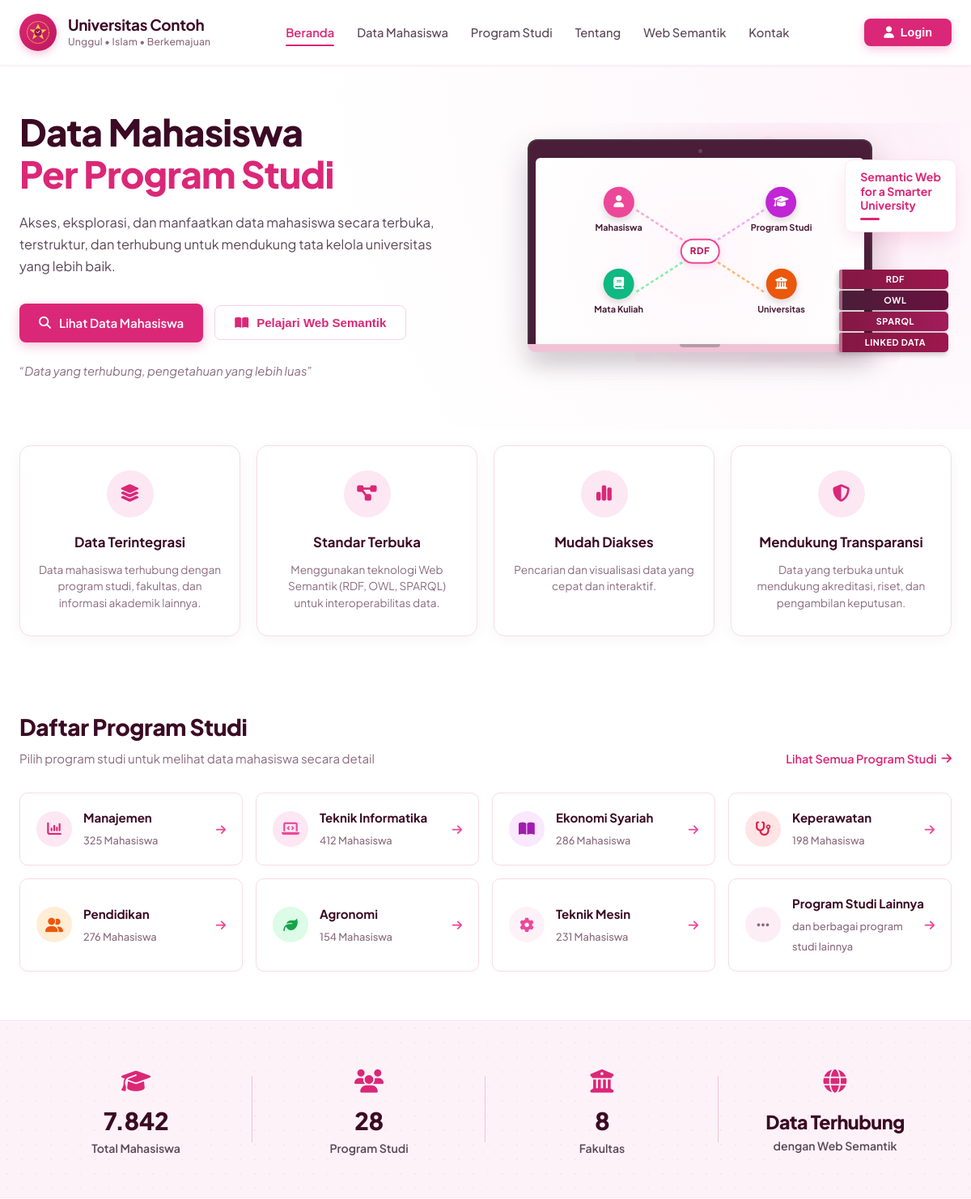
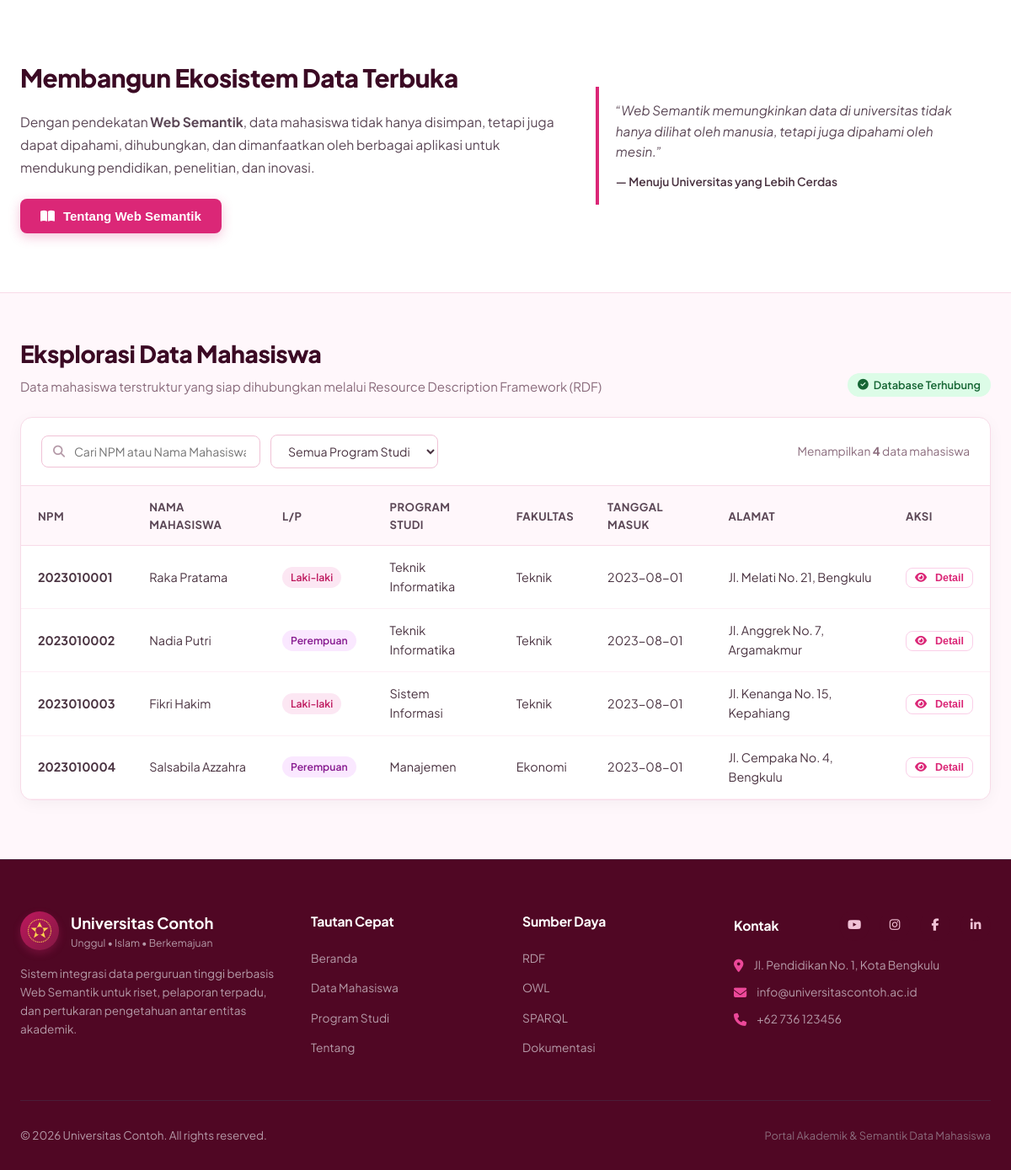
The page / on the database its author committed (2 pictures, top to bottom).
### tables this page shows
CREATE TABLE `mahasiswa` (
  `npm` varchar(15) NOT NULL,
  `nama_mahasiswa` varchar(100) NOT NULL,
  `jenis_kelamin` enum('L','P') NOT NULL,
  `tempat_lahir` varchar(50) NOT NULL,
  `tanggal_lahir` date NOT NULL,
  `tanggal_masuk` date NOT NULL,
  `alamat` varchar(255) NOT NULL,
  `password` varchar(255) NOT NULL,
  `kode_prodi` varchar(10) NOT NULL,
  PRIMARY KEY (`npm`),
  KEY `fk_mahasiswa_prodi` (`kode_prodi`),
  CONSTRAINT `fk_mahasiswa_prodi` FOREIGN KEY (`kode_prodi`) REFERENCES `program_studi` (`kode_prodi`) ON UPDATE CASCADE
);

CREATE TABLE `program_studi` (
  `kode_prodi` varchar(10) NOT NULL,
  `nama_prodi` varchar(100) NOT NULL,
  `kode_fakultas` varchar(10) NOT NULL,
  `password` varchar(255) NOT NULL DEFAULT 'prodi123',
  PRIMARY KEY (`kode_prodi`),
  KEY `fk_prodi_fakultas` (`kode_fakultas`),
  CONSTRAINT `fk_prodi_fakultas` FOREIGN KEY (`kode_fakultas`) REFERENCES `fakultas` (`kode_fakultas`) ON UPDATE CASCADE
);

CREATE TABLE `fakultas` (
  `kode_fakultas` varchar(10) NOT NULL,
  `nama_fakultas` varchar(100) NOT NULL,
  `kode_universitas` varchar(10) NOT NULL,
  PRIMARY KEY (`kode_fakultas`)
);

### index.php (the view, shortened to what the rows shown need)
<?php
$db_connected = false;
$koneksi = null;
if (file_exists(__DIR__ . '/koneksi.php')) {
    try {
        @include_once __DIR__ . '/koneksi.php';
        if (isset($koneksi) && $koneksi instanceof mysqli && !mysqli_connect_errno()) {
            $db_connected = true;
        }
    } catch (Throwable $e) {
        $db_connected = false;
    }
}
$prodi_default = [
    [
        'kode' => 'MJ',
        'nama' => 'Manajemen',
        'jumlah' => 325,
        'icon' => 'fa-chart-column',
        'color' => '#db2777',
        'bg_color' => '#fce7f3',
        'fakultas' => 'Ekonomi'
    ],
    [
        'kode' => 'TI',
        'nama' => 'Teknik Informatika',
        'jumlah' => 412,
        'icon' => 'fa-laptop-code',
        'color' => '#ec4899',
        'bg_color' => '#fce7f3',
        'fakultas' => 'Teknik'
    ],
    [
        'kode' => 'ES',
        'nama' => 'Ekonomi Syariah',
        'jumlah' => 286,
        'icon' => 'fa-book-open',
        'color' => '#a21caf',
        'bg_color' => '#fae8ff',
        'fakultas' => 'Ekonomi'
    ],
    [
        'kode' => 'KP',
        'nama' => 'Keperawatan',
        'jumlah' => 198,
        'icon' => 'fa-stethoscope',
        'color' => '#e11d48',
        'bg_color' => '#ffe4e6',
        'fakultas' => 'Ilmu Kesehatan'
    ],
    [
        'kode' => 'PD',
        'nama' => 'Pendidikan',
        'jumlah' => 276,
        'icon' => 'fa-user-group',
        'color' => '#ea580c',
        'bg_color' => '#ffedd5',
        'fakultas' => 'Keguruan'
    ],
    [
        'kode' => 'AG',
        'nama' => 'Agronomi',
        'jumlah' => 154,
        'icon' => 'fa-leaf',
        'color' => '#16a34a',
        'bg_color' => '#dcfce7',
        'fakultas' => 'Pertanian'
    ],
    [
        'kode' => 'TM',
        'nama' => 'Teknik Mesin',
        'jumlah' => 231,
        'icon' => 'fa-gear',
        'color' => '#ec4899',
        'bg_color' => '#fdf2f8',
        'fakultas' => 'Teknik'
    ],
    [
        'kode' => 'OTHER',
        'nama' => 'Program Studi Lainnya',
        'jumlah' => 'dan berbagai program studi lainnya',
        'is_text' => true,
        'icon' => 'fa-ellipsis',
        'color' => '#8a6b7c',
        'bg_color' => '#fdeef5',
        'fakultas' => 'Semua Fakultas'
    ]
];
$mahasiswa_list = [];
if ($db_connected) {
    $q_list = mysqli_query($koneksi, "
        SELECT m.*, p.nama_prodi, f.nama_fakultas
        FROM mahasiswa m
        LEFT JOIN program_studi p ON m.kode_prodi = p.kode_prodi
        LEFT JOIN fakultas f ON p.kode_fakultas = f.kode_fakultas
        ORDER BY m.npm ASC
    ");
    if ($q_list) {
        while ($row = mysqli_fetch_assoc($q_list)) {
            $mahasiswa_list[] = $row;
        }
    }
}
?>
<!DOCTYPE html>
<html lang="id">
<head>
    <link rel="stylesheet" href="https://cdnjs.cloudflare.com/ajax/libs/font-awesome/6.5.1/css/all.min.css">
</head>
<body>
    <header class="site-header">
        <div class="container">
            <nav class="navbar">
                <a href="index.php" class="brand-logo">
                    <div class="brand-text">
                        <h2>Universitas Contoh</h2>
                    </div>
                </a>
            </nav>
        </div>
    </header>
    <section class="hero-section" id="beranda">
        <div class="container">
            <div class="hero-grid">
                <div class="hero-content">
                    <h1 class="hero-title">
                        Data Mahasiswa
                        <span class="text-primary">Per Program Studi</span>
                    </h1>
                </div>
            </div>
        </div>
    </section>
    <section class="prodi-section" id="program-studi">
        <div class="container">
            <div class="section-header-row">
                <div>
                    <h2 class="section-title">Daftar Program Studi</h2>
                </div>
            </div>
            <div class="prodi-grid">
                <?php foreach ($prodi_default as $prodi): ?>
                    <div class="prodi-card" onclick="filterByProdi('<?= htmlspecialchars($prodi['nama']) ?>')">
                        <div class="prodi-info-left">
                            <div class="prodi-icon-wrap" style="background-color: <?= $prodi['bg_color'] ?>; color: <?= $prodi['color'] ?>;">
                                <i class="fa-solid <?= $prodi['icon'] ?>"></i>
                            </div>
                            <div class="prodi-text">
                                <h4><?= htmlspecialchars($prodi['nama']) ?></h4>
                                <span>
                                    <?php if (isset($prodi['is_text']) && $prodi['is_text']): ?>
                                        <?= htmlspecialchars($prodi['jumlah']) ?>
                                    <?php else: ?>
                                        <?= is_numeric($prodi['jumlah']) ? number_format($prodi['jumlah'], 0, ',', '.') : $prodi['jumlah'] ?> Mahasiswa
                                    <?php endif; ?>
                                </span>
                            </div>
                        </div>
                        <div class="prodi-arrow">
                            <i class="fa-solid fa-arrow-right"></i>
                        </div>
                    </div>
                <?php endforeach; ?>
            </div>
        </div>
    </section>
    <section class="ecosystem-section" id="tentang">
        <div class="container">
            <div class="ecosystem-grid">
                <div class="ecosystem-content">
                    <h2>Membangun Ekosistem Data Terbuka</h2>
                </div>
            </div>
        </div>
    </section>
    <section class="data-explorer-section" id="data-mahasiswa">
        <div class="container">
            <div class="section-header-row" style="margin-bottom: 24px;">
                <div>
                    <h2 class="section-title">Eksplorasi Data Mahasiswa</h2>
                </div>
            </div>
            <div class="data-card-box">
                <div class="table-responsive">
                    <table class="custom-table" id="mahasiswaTable">
                        <thead>
                            <tr>
                                <th>NPM</th>
                                <th>Nama Mahasiswa</th>
                                <th>L/P</th>
                                <th>Program Studi</th>
                                <th>Fakultas</th>
                                <th>Tanggal Masuk</th>
                                <th>Alamat</th>
                                <th>Aksi</th>
                            </tr>
                        </thead>
                        <tbody>
                            <?php foreach ($mahasiswa_list as $mhs): ?>
                                <tr>
                                    <td><strong><?= htmlspecialchars($mhs['npm']) ?></strong></td>
                                    <td><?= htmlspecialchars($mhs['nama_mahasiswa']) ?></td>
                                    <td>
                                        <span class="badge <?= $mhs['jenis_kelamin'] === 'L' ? 'badge-blue' : 'badge-purple' ?>">
                                            <?= $mhs['jenis_kelamin'] === 'L' ? 'Laki-laki' : 'Perempuan' ?>
                                        </span>
                                    </td>
                                    <td><?= htmlspecialchars($mhs['nama_prodi'] ?? 'Teknik Informatika') ?></td>
                                    <td><?= htmlspecialchars($mhs['nama_fakultas'] ?? 'Teknik') ?></td>
                                    <td><?= htmlspecialchars($mhs['tanggal_masuk'] ?? '2023-08-01') ?></td>
                                    <td><?= htmlspecialchars($mhs['alamat'] ?? 'Bengkulu') ?></td>
                                    <td>
                                        <button class="btn btn-outline" style="padding: 4px 10px; font-size: 0.78rem;" onclick="showDetailModal('<?= htmlspecialchars($mhs['npm']) ?>', '<?= htmlspecialchars($mhs['nama_mahasiswa']) ?>', '<?= htmlspecialchars($mhs['nama_prodi'] ?? 'Teknik Informatika') ?>', '<?= htmlspecialchars($mhs['alamat'] ?? 'Bengkulu') ?>')">
                                            <i class="fa-solid fa-eye"></i> Detail
                                        </button>
                                    </td>
                                </tr>
                            <?php endforeach; ?>
                        </tbody>
                    </table>
                </div>
            </div>
        </div>
    </section>
</body>
</html>

### rows shown on the page
mahasiswa: kode_prodi.nama_prodi "Manajemen", jumlah "325", npm "2023010004", nama_mahasiswa "Salsabila Azzahra", jenis_kelamin "Perempuan", fakultas.nama_fakultas "Ekonomi", tanggal_masuk "2023-08-01", alamat "Jl. Cempaka No. 4, Bengkulu"
mahasiswa: npm "2023010001", nama_mahasiswa "Raka Pratama", jenis_kelamin "Laki-laki", kode_prodi.nama_prodi "Teknik Informatika", fakultas.nama_fakultas "Teknik", tanggal_masuk "2023-08-01", alamat "Jl. Melati No. 21, Bengkulu"
mahasiswa: npm "2023010002", nama_mahasiswa "Nadia Putri", jenis_kelamin "Perempuan", kode_prodi.nama_prodi "Teknik Informatika", fakultas.nama_fakultas "Teknik", tanggal_masuk "2023-08-01", alamat "Jl. Anggrek No. 7, Argamakmur"
mahasiswa: npm "2023010003", nama_mahasiswa "Fikri Hakim", jenis_kelamin "Laki-laki", kode_prodi.nama_prodi "Sistem Informasi", fakultas.nama_fakultas "Teknik", tanggal_masuk "2023-08-01", alamat "Jl. Kenanga No. 15, Kepahiang"

### other values the page prints
$prodi['nama'] "Teknik Informatika"
$prodi['jumlah'] "412"
$prodi['nama'] "Ekonomi Syariah"
$prodi['jumlah'] "286"
$prodi['nama'] "Keperawatan"
$prodi['jumlah'] "198"
$prodi['nama'] "Pendidikan"
$prodi['jumlah'] "276"
$prodi['nama'] "Agronomi"
$prodi['jumlah'] "154"
$prodi['nama'] "Teknik Mesin"
$prodi['jumlah'] "231"
$prodi['nama'] "Program Studi Lainnya"
$prodi['jumlah'] "dan berbagai program studi lainnya"
count($mahasiswa_list) "4"
